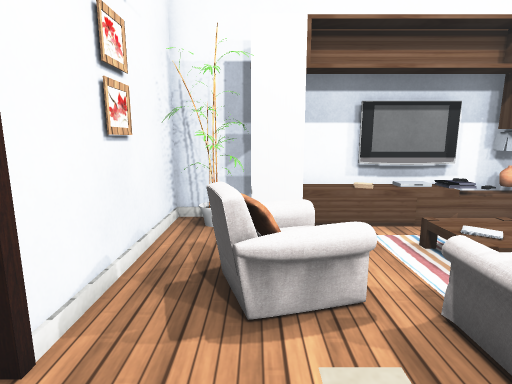
[1] (above)

16 first-person views from a walk through a Unity game level. The camera is 1.4 m above the floor, tilts 10° down and sees 80° across. Doors are open. The floor is counted in squares, 0.5 m on a side. Each view is taken from the middle of a square. On the plan, view 1 faces up. The plan holds only what a view shows up to about 20 squares ahead; the rest is blank. The player character is not drawn. Some surface patterns are stand-ins.

[2]
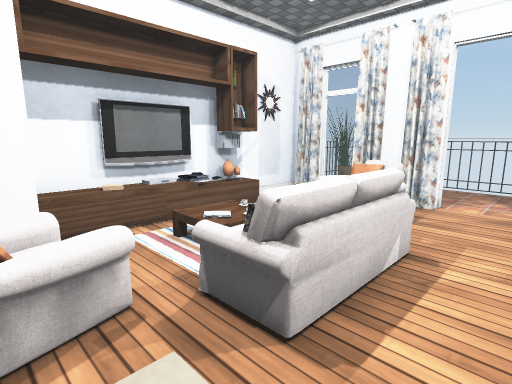

[3]
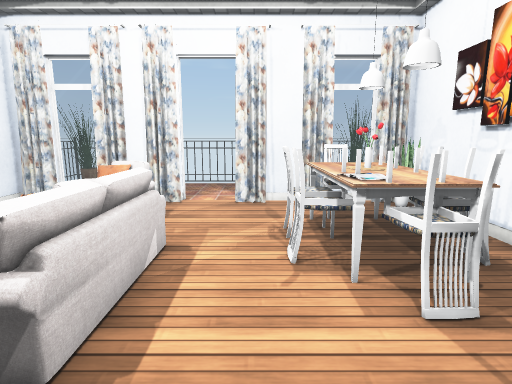

[4]
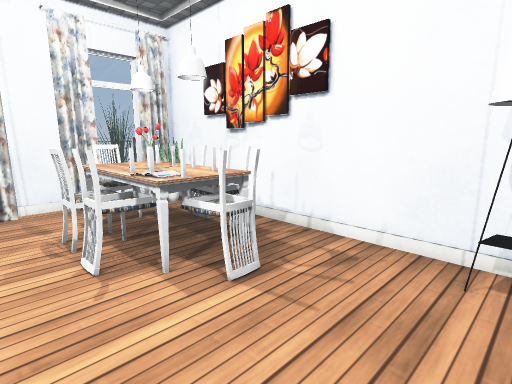

[5]
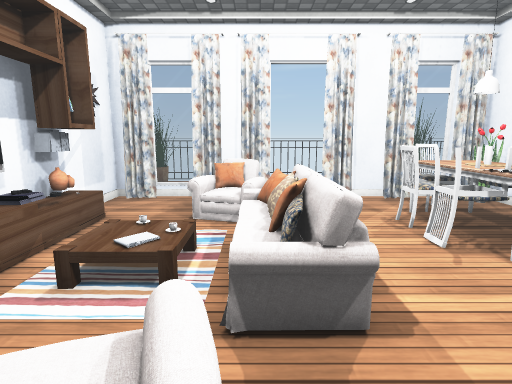

[6]
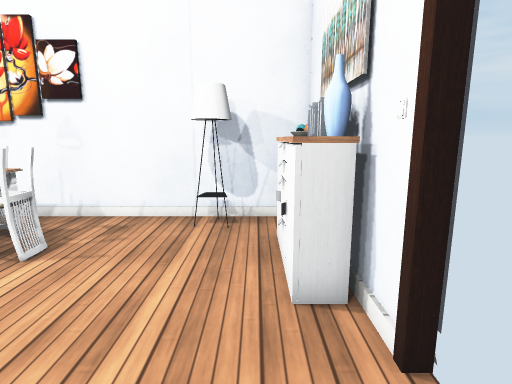

[7]
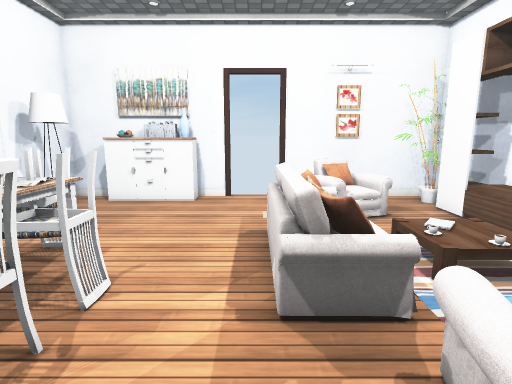

[8]
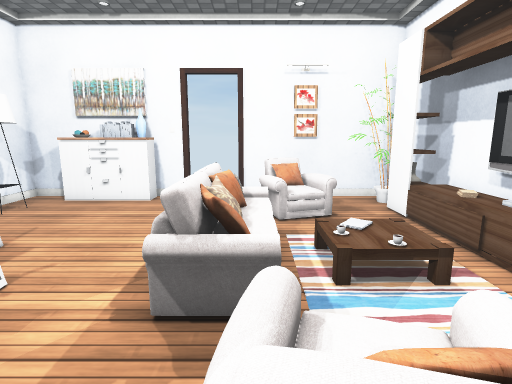

[9]
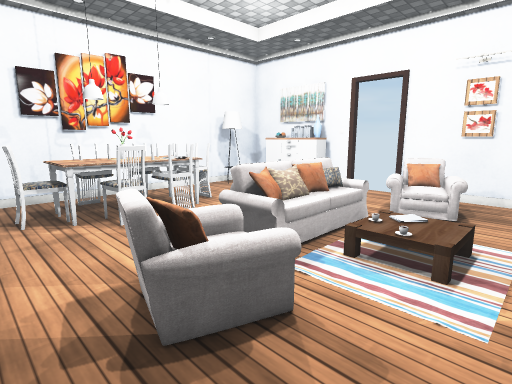

[10]
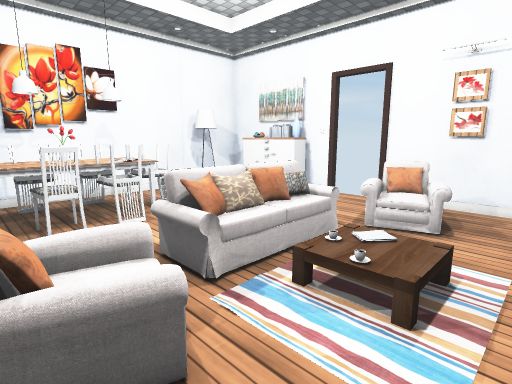

[11]
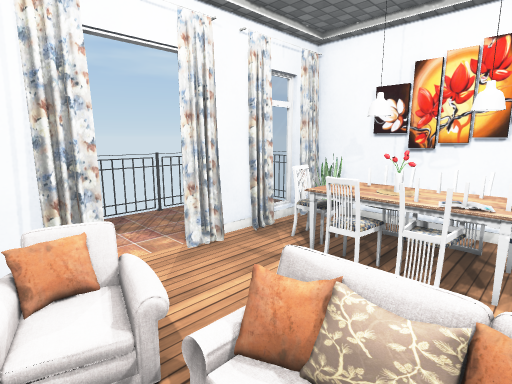

[12]
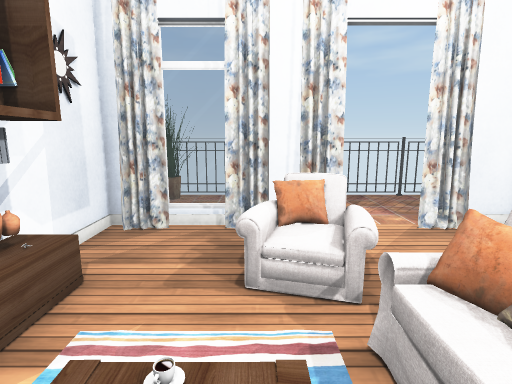

[13]
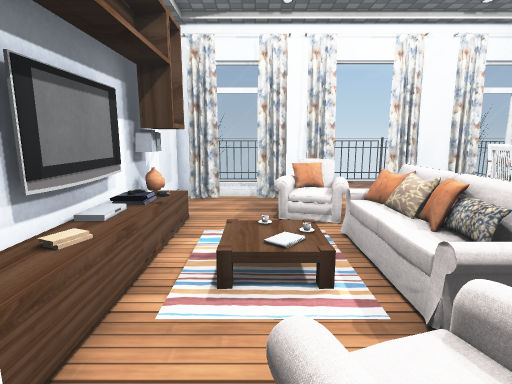

[14]
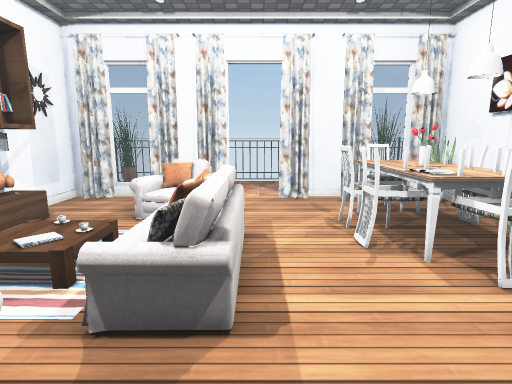

[15]
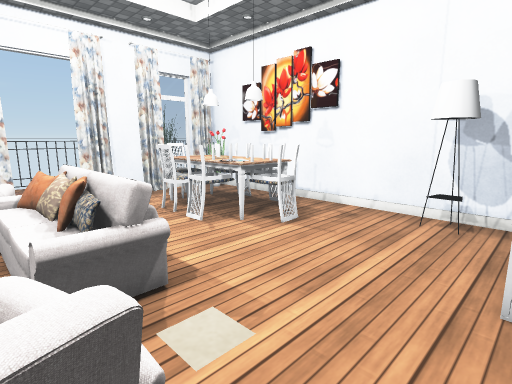

[16]
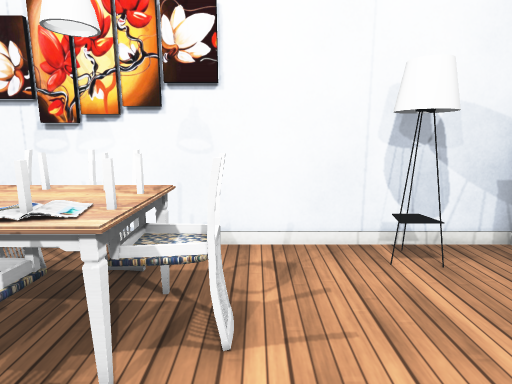

### Floor plan
Key: @ floor where view 1 was taken; # wall or solid block; x gap in a wall; . main floor; : floor 0.25 m higher than the main floor; D open door; = window, fence, low wall or low ledge; T TV; P plant; B books; C carpet; S sofa; I pillow; U curtain; H chair; A table; L lamp; E vase; O other object.
Columns run from 3 left of view 1 to 19 right of it. Each row starts with its distance up from view 1.
 11 ########T#########   ##
 10 #.OPOOBBTT### ...#  PP#
  9 #..OOOOCCC.CO....#  .P
  8 #......    ......=  ..
  7 #..S...    ......=
  6 #.SSO...:  ..SS.U#
  5 #.SI S.CCCC.O I..#
  4 #..SS.IIIIISSSS.U# ...
  3 D.....IIIIIS....DD....
  2 D.....SSSSSS....DD....
  1 D...............DD....x
  0 O..@............U#....
 -1 #E.......HHHH....# ...
 -2 #B......AHHHHAA..#
 -3 #B......HAAPAAHH.#
 -4 #O......HAHAHAH..=
 -5 #O.LL....HH.H....=
 -6 #..LL..........PU#    P
 -7 ##################   x#

Where each view was taken, in squares from view 1:
view 1: 0 up, 0 right, facing up
view 2: 0 up, 0 right, facing up-right
view 3: 0 up, 0 right, facing right
view 4: 1 up, 0 right, facing down-right
view 5: 4 up, 1 left, facing right
view 6: 4 up, 1 left, facing down
view 7: 2 up, 12 right, facing left
view 8: 4 up, 12 right, facing left
view 9: 9 up, 13 right, facing down-left
view 10: 9 up, 11 right, facing down-left
view 11: 6 up, 5 right, facing down-right
view 12: 6 up, 4 right, facing right
view 13: 7 up, 1 left, facing right
view 14: 2 up, 1 left, facing right
view 15: 5 up, 2 left, facing down-right
view 16: 1 up, 4 right, facing down
